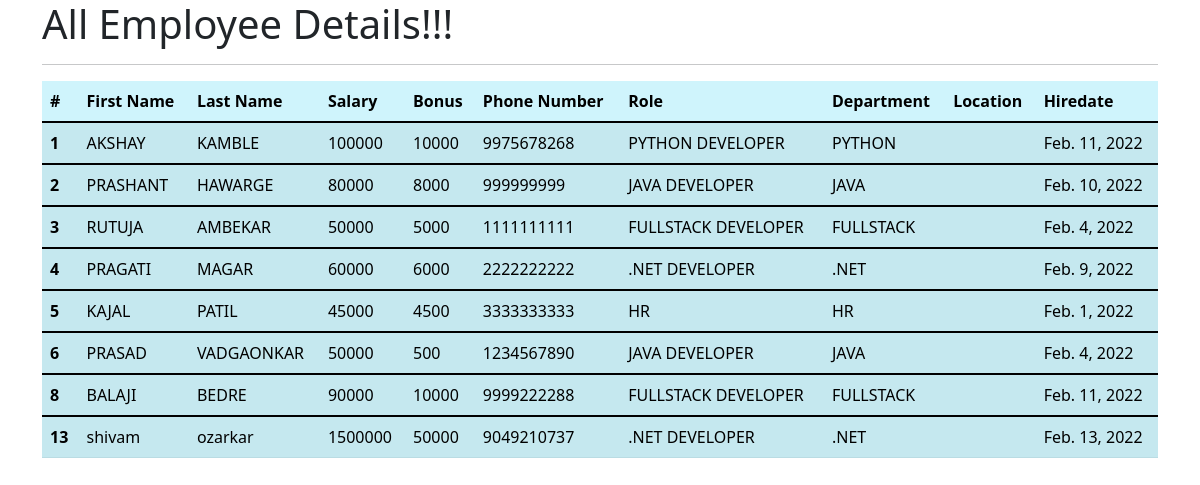
Page /all_emp (signed in) on the committed database.
### emp_app/models.py (models this page shows, shortened)
class Employee(models.Model):
    first_name = models.CharField(max_length=100)
    last_name = models.CharField(max_length=100)
    dept = models.ForeignKey(Department,on_delete= models.CASCADE)
    salary = models.IntegerField(default=0)
    bonus = models.IntegerField(default=0)
    role = models.ForeignKey(Role,on_delete= models.CASCADE)
    phone = models.IntegerField(default=0)
    hire_date = models.DateField()
    def __str__(self):
       return "%s %s %s"%(self.first_name,self.last_name,self.phone)

class Role(models.Model):
    name = models.CharField(max_length=100,null=False)

class Department(models.Model):
    name = models.CharField(max_length=100,null=False)
    locaton = models.CharField(max_length=100)

### emp_app/views.py (the view)
# urls.py: path('all_emp',views.all_emp, name='all_emp'),
@login_required
def all_emp(request):
    emps = Employee.objects.all()
    context = {
        'emps':emps
    }
    print(context)
    return render(request,'view_all_emp.html',context)

### emp_app/templates/view_all_emp.html (shortened to what this page needs)
<!doctype html>
<html lang="en">
  <head>
    <link href="https://cdn.jsdelivr.net/npm/bootstrap@5.1.3/dist/css/bootstrap.min.css" rel="stylesheet">
  </head>
  <body>
  <div class="container">
    <h1>All Employee Details!!!</h1>
    <hr>
    <table class="table table-info table-striped">
        <thead>
          <tr>
            <th scope="col">#</th>
            <th scope="col">First Name</th>
            <th scope="col">Last Name</th>
            <th scope="col">Salary</th>
            <th scope="col">Bonus</th>
            <th scope="col">Phone Number</th>
            <th scope="col">Role</th>
            <th scope="col">Department</th>
            <th scope="col">Location</th>
            <th scope="col">Hiredate</th>
          </tr>
        </thead>
                {% for emp in emps %}
        <tbody>
          <tr>
            <th scope="row">{{emp.id}}</th>
            <td>{{emp.first_name}}</td>
            <td>{{emp.last_name}}</td>
            <td>{{emp.salary}}</td>
            <td>{{emp.bonus}}</td>
            <td>{{emp.phone}}</td>
            <td>{{emp.role.name}}</td>
            <td>{{emp.dept.name}}</td>
            <td>{{emp.dept.location}}</td>
            <td>{{emp.hire_date}}</td>
          </tr>
        </tbody>
                {% endfor %}
      </table>
  </div>
  </body>
</html>

### rows in the picture
Employee: id "1", first_name "AKSHAY", last_name "KAMBLE", salary "100000", bonus "10000", phone "9975678268", role.name "PYTHON DEVELOPER", dept.name "PYTHON", hire_date "Feb. 11, 2022"
Employee: id "2", first_name "PRASHANT", last_name "HAWARGE", salary "80000", bonus "8000", phone "999999999", role.name "JAVA DEVELOPER", dept.name "JAVA", hire_date "Feb. 10, 2022"
Employee: id "3", first_name "RUTUJA", last_name "AMBEKAR", salary "50000", bonus "5000", phone "1111111111", role.name "FULLSTACK DEVELOPER", dept.name "FULLSTACK", hire_date "Feb. 4, 2022"
Employee: id "4", first_name "PRAGATI", last_name "MAGAR", salary "60000", bonus "6000", phone "2222222222", role.name ".NET DEVELOPER", dept.name ".NET", hire_date "Feb. 9, 2022"
Employee: id "5", first_name "KAJAL", last_name "PATIL", salary "45000", bonus "4500", phone "3333333333", role.name "HR", dept.name "HR", hire_date "Feb. 1, 2022"
Employee: id "6", first_name "PRASAD", last_name "VADGAONKAR", salary "50000", bonus "500", phone "1234567890", role.name "JAVA DEVELOPER", dept.name "JAVA", hire_date "Feb. 4, 2022"
Employee: id "8", first_name "BALAJI", last_name "BEDRE", salary "90000", bonus "10000", phone "9999222288", role.name "FULLSTACK DEVELOPER", dept.name "FULLSTACK", hire_date "Feb. 11, 2022"
Employee: id "13", first_name "shivam", last_name "ozarkar", salary "1500000", bonus "50000", phone "9049210737", role.name ".NET DEVELOPER", dept.name ".NET", hire_date "Feb. 13, 2022"
